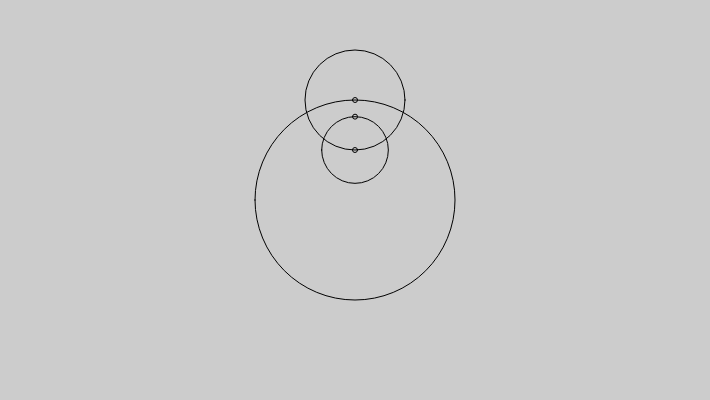
Frame 1 (no input)
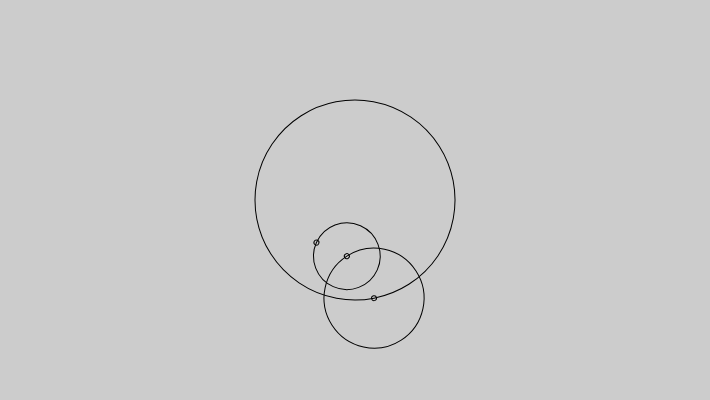
Frame 60 (no input)
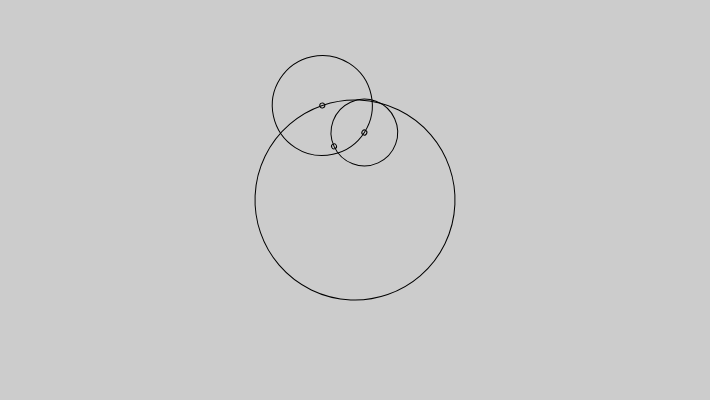
Frame 120 (the mouse pressed at the canvas centre since frame 60)

The p5.js sketch that drew these frames (run headless with seeded random() and noise() and a simulated clock; from frame 60 on, the mouse is pressed at the canvas centre):

// p5.js sketch
// ── sketch.js
//I do not take credit for the following code

var NUMSINES = 3; // how many of these things can we do at once?
var sines = new Array(NUMSINES); // an array to hold all the current angles
var rad; // an initial radius value for the central sine
var i; // a counter variable

// play with these to get a sense of what's going on:
var fund = 0.05; // the speed of the central sine
var ratio = 1; // what multiplier for speed is each additional sine?
var alpha = 50; // how opaque is the tracing system

var trace = false; // are we tracing?

function setup() {
  createCanvas(710, 400);

  rad = height / 4; // compute radius for central circle
  background(204); // clear the screen

  for (var i = 0; i < sines.length; i++) {
    sines[i] = PI; // start EVERYBODY facing NORTH
  }
}

function draw() {
  if (!trace) {
    background(204); // clear screen if showing geometry
    stroke(0, 255); // black pen
    noFill(); // don't fill
  }

  // MAIN ACTION
  push(); // start a transformation matrix
  translate(width / 2, height / 2); // move to middle of screen

  for (var i = 0; i < sines.length; i++) {
    var erad = 0; // radius for small "point" within circle... this is the 'pen' when tracing
    // setup for tracing
    if (trace) {
      stroke(0, 0, 255 * (float(i) / sines.length), alpha); // blue
      fill(0, 0, 255, alpha / 2); // also, um, blue
      erad = 5.0 * (1.0 - float(i) / sines.length); // pen width will be related to which sine
    }
    var radius = rad / (i + 1); // radius for circle itself
    rotate(sines[i]); // rotate circle
    if (!trace) ellipse(0, 0, radius * 2, radius * 2); // if we're simulating, draw the sine
    push(); // go up one level
    translate(0, radius); // move to sine edge
    if (!trace) ellipse(0, 0, 5, 5); // draw a little circle
    if (trace) ellipse(0, 0, erad, erad); // draw with erad if tracing
    pop(); // go down one level
    translate(0, radius); // move into position for next sine
    sines[i] = (sines[i] + (fund + (fund * i * ratio))) % TWO_PI; // update angle based on fundamental
  }

  pop(); // pop down final transformation

}

function keyReleased() {
  if (key == ' ') {
    trace = !trace;
    background(255);
  }
}
